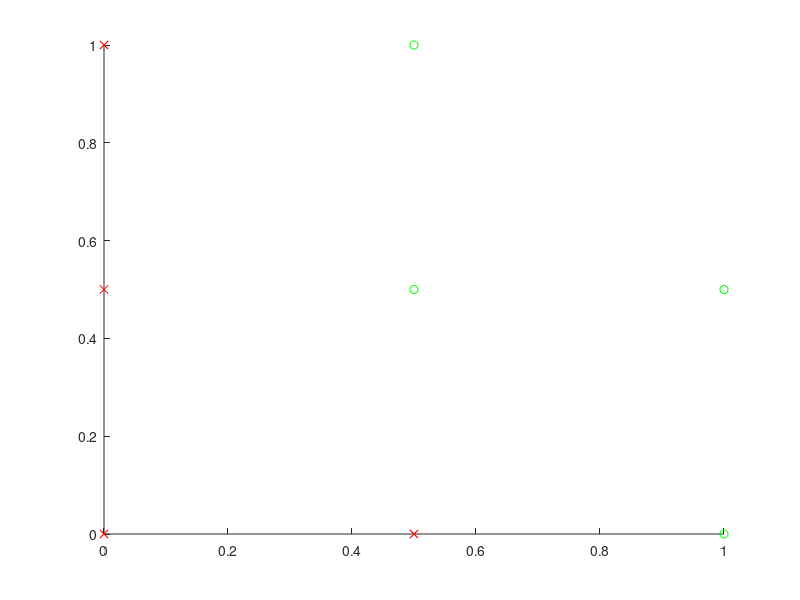

The MATLAB script that drew this image: (Note: this script raises an error after producing the figure.)
X = [0 0 0 0.5 0.5 0.5 1 1; 0 0.5 1 0 0.5 1 0 0.5];
T = [1 1 1 1 -1 -1 -1 -1];
figure, hold on
ind1 = find(T==1);
plot(X(1,ind1),X(2,ind1), 'xr');
ind2 = find(T==-1);
plot(X(1,ind2),X(2,ind2), 'og');
[w,b,er] = algoritmRosenblattOnline(X,T,100)
plotpc(w',b);

% f) w = w+x * (t*2 - 1); 
%    b = b + (t*2 - 1);
% garantiile teoretice sunt pentru clasele 1 si -1 